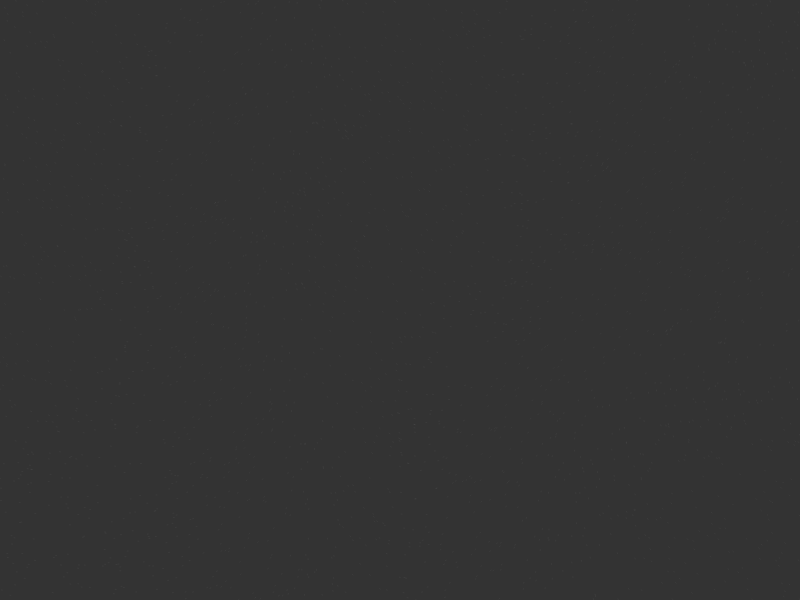
Frame 1 (no input)
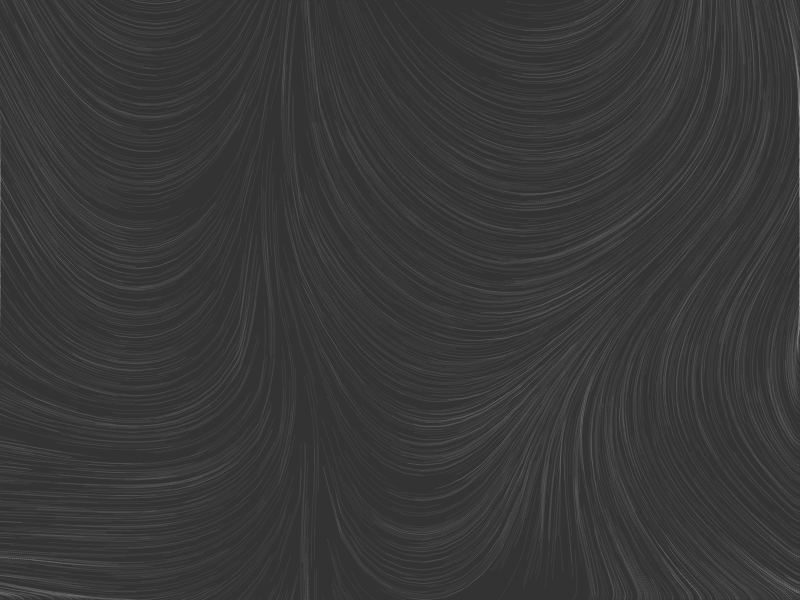
Frame 60 (no input)
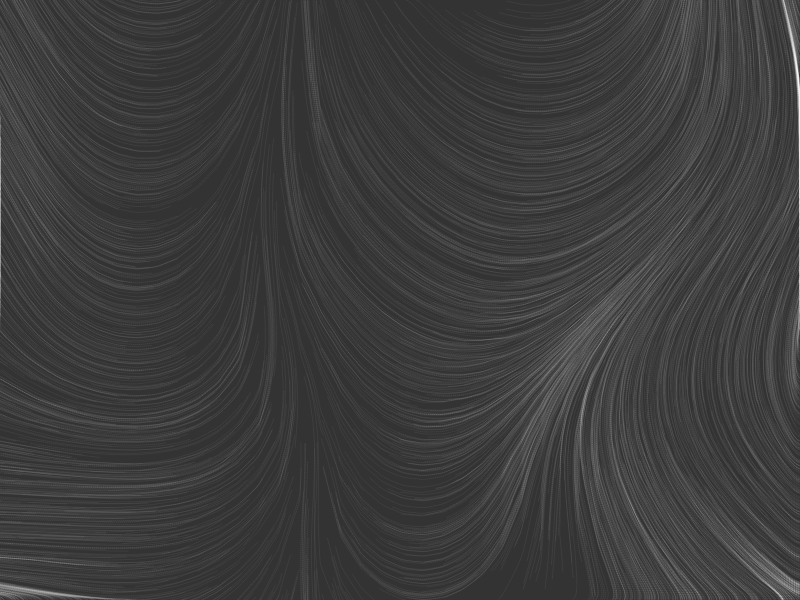
Frame 120 (the mouse pressed at the canvas centre since frame 60)

The p5.js sketch that drew these frames (run headless with seeded random() and noise() and a simulated clock; from frame 60 on, the mouse is pressed at the canvas centre):

// p5.js sketch
// ── sketch.js
let cols, rows, fr;
let toff = 0;
const scale = 20;
const particles = [];
const maxParticles = 2500;

function setup() {    
    createCanvas(800, 600);   
    fr = createP();
    cols = floor(width/scale) + 1;
    rows = floor(height/scale) + 1;
    for(let i = 0; i < maxParticles; i++){
        particles[i] = new Particle();
    }
    background(51, 51, 51);  
}

function draw() {       

    stroke(255, 50);
    const field = [];
    let yoff = 0;
    for(let y = 0; y < rows; y++){
        let xoff = 0;
        field[y] = [];
        for(let x = 0; x < cols; x++){
            // *4 (more variety angles than just 2PI)
            const vector = p5.Vector.fromAngle(noise(xoff, yoff, toff) * TWO_PI * 4);
            // set strong field
            vector.setMag(1);
            field[y][x] = vector;

            xoff += 0.01
        }
        yoff += 0.01;
    }
    toff+= 0.0003;
    
    fr.html(floor(frameRate()));

    for(let i = 0; i < particles.length; i++){
        particles[i].checkEdge();
        particles[i].followField(field); 
        particles[i].update();
        particles[i].show();
    }
}
// ── particle.js
const Particle = (function(){
    function Particle(){
        this.position = createVector(random(0, width),random(0, height));
        this.velocity = createVector(0,0);
        this.acceleration = createVector(0,0);
        // save previous position to draw a line so that no pixel is left in between
        this.previousPosition = this.position.copy();
        // set max speed of particle
        this.maxSpeed = 2;
    }
    
    Particle.prototype.update = function(){
        this.velocity.add(this.acceleration);
        this.velocity.limit(this.maxSpeed);
        this.position.add(this.velocity);
        this.acceleration.mult(0);
    }

    Particle.prototype.updatePrevious = function(){
        this.previousPosition.x = this.position.x;
        this.previousPosition.y = this.position.y;
    }

    Particle.prototype.checkEdge = function(){
        if(this.position.x < 0) {            
            this.position.x = width;
            this.updatePrevious();
        }
        if(this.position.x > width) {
            this.position.x = 0;
            this.updatePrevious();
        }
        if(this.position.y < 0) {
            this.position.y = height;
            this.updatePrevious();
        }
        if(this.position.y > height) {
            this.position.y = 0;
            this.updatePrevious();
        }
    }
    
    Particle.prototype.applyForce = function(force){
        this.acceleration.add(force);
    }

    Particle.prototype.followField = function(field){
        const regionX = floor(this.position.x / scale);
        const regionY = floor(this.position.y / scale);
        this.applyForce(field[regionY][regionX]); 
    }
    
    Particle.prototype.show = function(){
        strokeWeight(1);
        stroke(255, 10);
        line(this.position.x, this.position.y, this.previousPosition.x, this.previousPosition.y);
        this.updatePrevious();
    }

    return Particle;
})()
